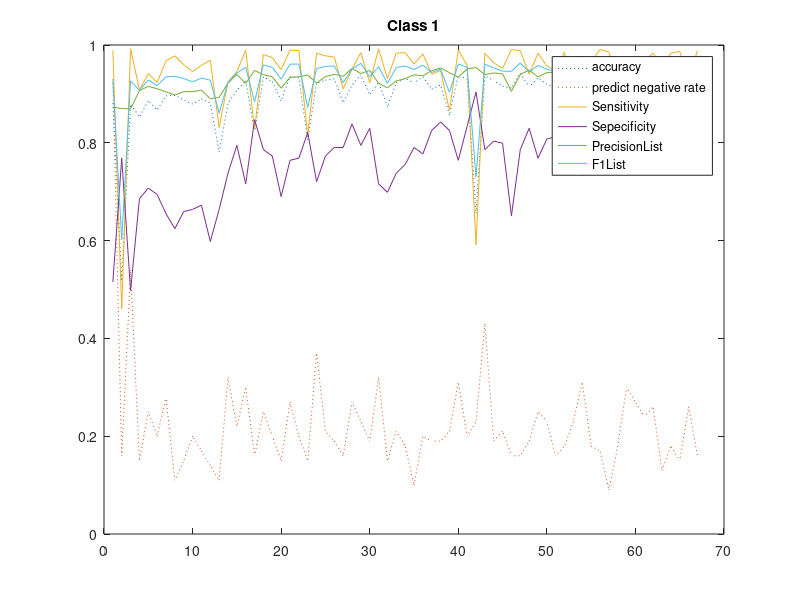
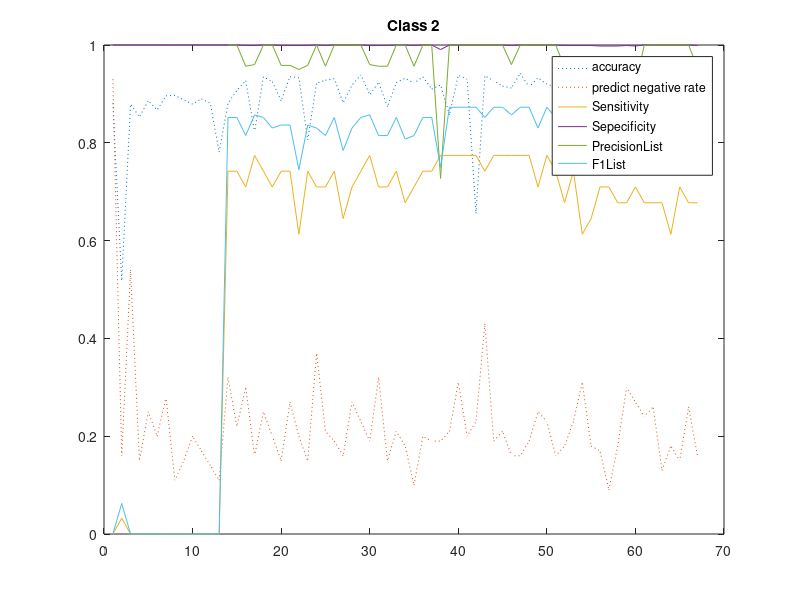
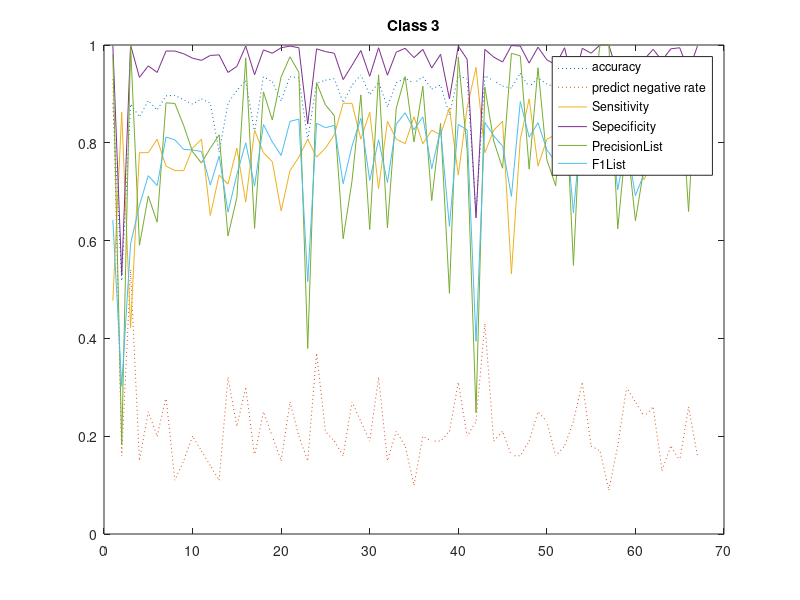
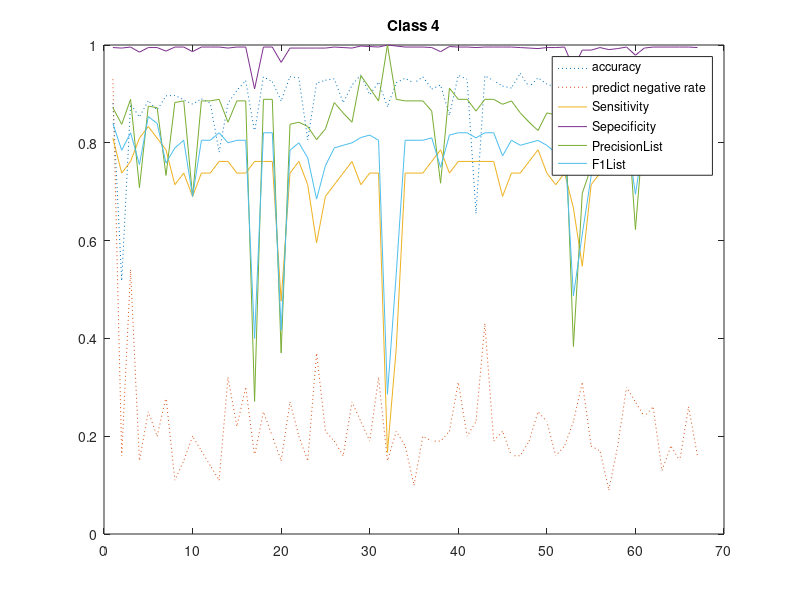

Write MATLAB code to recreate these figures, in order.
%%%%%%%%%%%%%%%%%%%%%%%%%%%%%%%%%%%
% Plot for each class.
%%%%%%%%%%%%%%%%%%%%%%%%%%%%%%%%%%%
clear;clc;close all;
load('resultList.mat');
AccuracyList = [];
SensitivityList = [];
SepecificityList = [];
RecallList = [];
PrecisionList = [];
F1List = [];
NegNumList = [];

for i =1:length(ResultList)
    Result = ResultList(i);
    Accuracy = Result.accuracy;
    Sensitivity = Result.sensitivityList';
    Sepecificity = Result.specificityList';
    Recall = Result.recallList';
    Precision = Result.precisionList';
    F1 = Result.F1_measureList';
    NegNumber = Result.NegNumber;
    i
    
    AccuracyList=[AccuracyList;Accuracy];
    SensitivityList = [SensitivityList;Sensitivity];
    SepecificityList = [SepecificityList;Sepecificity];
    RecallList = [RecallList;Recall];
    PrecisionList = [PrecisionList;Precision];
    F1List = [F1List;F1];
    NegNumList = [NegNumList;NegNumber];
    
end

% Class 1
figure;
plot(AccuracyList,':');
hold on;
plot(NegNumList/100,':');
hold on;
plot(SensitivityList(:,1));
plot(SepecificityList(:,1));
plot(PrecisionList(:,1));
plot(F1List(:,1));
legend({'accuracy','predict negative rate','Sensitivity','Sepecificity','PrecisionList','F1List'});
title('Class 1');

% Class2
figure;
plot(AccuracyList,':');
hold on;
plot(NegNumList/100,':');
hold on;
plot(SensitivityList(:,2));
plot(SepecificityList(:,2));
plot(PrecisionList(:,2));
plot(F1List(:,2));
legend({'accuracy','predict negative rate','Sensitivity','Sepecificity','PrecisionList','F1List'});
title('Class 2');

% Class3
figure;
plot(AccuracyList,':');
hold on;
plot(NegNumList/100,':');
hold on;
plot(SensitivityList(:,3));
plot(SepecificityList(:,3));
plot(PrecisionList(:,3));
plot(F1List(:,3));
legend({'accuracy','predict negative rate','Sensitivity','Sepecificity','PrecisionList','F1List'});
title('Class 3');

% Class4
figure;
plot(AccuracyList,':');
hold on;
plot(NegNumList/100,':');
hold on;
plot(SensitivityList(:,4));
plot(SepecificityList(:,4));
plot(PrecisionList(:,4));
plot(F1List(:,4));
legend({'accuracy','predict negative rate','Sensitivity','Sepecificity','PrecisionList','F1List'});
title('Class 4');

% Class4
figure;
plot(AccuracyList,':');
hold on;
plot(NegNumList/100,':');
hold on;
plot(SensitivityList(:,5));
plot(SepecificityList(:,5));
plot(PrecisionList(:,5));
plot(F1List(:,5));
legend({'accuracy','predict negative rate','Sensitivity','Sepecificity','PrecisionList','F1List'});
title('Class 5');












